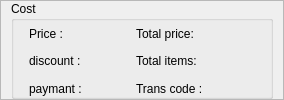
                  <widget class="QFrame" name="phoneform_cost_section">
                   <property name="minimumSize">
                    <size>
                     <width>284</width>
                     <height>0</height>
                    </size>
                   </property>
                   <property name="maximumSize">
                    <size>
                     <width>600</width>
                     <height>16777215</height>
                    </size>
                   </property>
                   <property name="styleSheet">
                    <string notr="true"/>
                   </property>
                   <property name="frameShape">
                    <enum>QFrame::StyledPanel</enum>
                   </property>
                   <property name="frameShadow">
                    <enum>QFrame::Raised</enum>
                   </property>
                   <layout class="QVBoxLayout" name="verticalLayout_8">
                    <property name="spacing">
                     <number>0</number>
                    </property>
                    <property name="leftMargin">
                     <number>10</number>
                    </property>
                    <property name="topMargin">
                     <number>0</number>
                    </property>
                    <property name="rightMargin">
                     <number>10</number>
                    </property>
                    <property name="bottomMargin">
                     <number>0</number>
                    </property>
                    <item>
                     <widget class="QGroupBox" name="cost_group">
                      <property name="styleSheet">
                       <string notr="true"/>
                      </property>
                      <property name="title">
                       <string>Cost</string>
                      </property>
                      <layout class="QGridLayout" name="gridLayout_7">
                       <property name="leftMargin">
                        <number>15</number>
                       </property>
                       <property name="topMargin">
                        <number>5</number>
                       </property>
                       <property name="rightMargin">
                        <number>20</number>
                       </property>
                       <property name="bottomMargin">
                        <number>0</number>
                       </property>
                       <property name="horizontalSpacing">
                        <number>7</number>
                       </property>
                       <property name="verticalSpacing">
                        <number>12</number>
                       </property>
                       <item row="0" column="0">
                        <widget class="QLabel" name="label_9">
                         <property name="text">
                          <string>Price :</string>
                         </property>
                        </widget>
                       </item>
                       <item row="1" column="0">
                        <widget class="QLabel" name="label_10">
                         <property name="styleSheet">
                          <string notr="true"/>
                         </property>
                         <property name="text">
                          <string>discount :</string>
                         </property>
                        </widget>
                       </item>
                       <item row="3" column="0">
                        <widget class="QLabel" name="label_12">
                         <property name="text">
                          <string>paymant :</string>
                         </property>
                        </widget>
                       </item>
                       <item row="3" column="1">
                        <widget class="QFrame" name="payment">
                         <property name="styleSheet">
                          <string notr="true">\</string>
                         </property>
                         <property name="frameShape">
                          <enum>QFrame::NoFrame</enum>
                         </property>
                         <property name="frameShadow">
                          <enum>QFrame::Raised</enum>
                         </property>
                         <layout class="QVBoxLayout" name="phone_payment_edit">
                          <property name="leftMargin">
                           <number>0</number>
                          </property>
                          <property name="topMargin">
                           <number>0</number>
                          </property>
                          <property name="rightMargin">
                           <number>0</number>
                          </property>
                          <property name="bottomMargin">
                           <number>0</number>
                          </property>
                         </layout>
                        </widget>
                       </item>
                       <item row="1" column="1">
                        <widget class="QFrame" name="frame_27">
                         <property name="styleSheet">
                          <string notr="true"/>
                         </property>
                         <property name="frameShape">
                          <enum>QFrame::NoFrame</enum>
                         </property>
                         <property name="frameShadow">
                          <enum>QFrame::Raised</enum>
                         </property>
                         <layout class="QVBoxLayout" name="phone_discount_edit">
                          <property name="leftMargin">
                           <number>0</number>
                          </property>
                          <property name="topMargin">
                           <number>0</number>
                          </property>
                          <property name="rightMargin">
                           <number>0</number>
                          </property>
                          <property name="bottomMargin">
                           <number>0</number>
                          </property>
                         </layout>
                        </widget>
                       </item>
                       <item row="0" column="1">
                        <widget class="QFrame" name="frame_26">
                         <property name="styleSheet">
                          <string notr="true"/>
                         </property>
                         <property name="frameShape">
                          <enum>QFrame::NoFrame</enum>
                         </property>
                         <property name="frameShadow">
                          <enum>QFrame::Raised</enum>
                         </property>
                         <layout class="QVBoxLayout" name="phone_price_edit">
                          <property name="leftMargin">
                           <number>0</number>
                          </property>
                          <property name="topMargin">
                           <number>0</number>
                          </property>
                          <property name="rightMargin">
                           <number>0</number>
                          </property>
                          <property name="bottomMargin">
                           <number>0</number>
                          </property>
                         </layout>
                        </widget>
                       </item>
                       <item row="1" column="3">
                        <widget class="QFrame" name="frame_28">
                         <property name="styleSheet">
                          <string notr="true">\</string>
                         </property>
                         <property name="frameShape">
                          <enum>QFrame::NoFrame</enum>
                         </property>
                         <property name="frameShadow">
                          <enum>QFrame::Raised</enum>
                         </property>
                         <layout class="QVBoxLayout" name="phone_total_item_frame">
                          <property name="leftMargin">
                           <number>0</number>
                          </property>
                          <property name="topMargin">
                           <number>0</number>
                          </property>
                          <property name="rightMargin">
                           <number>0</number>
                          </property>
                          <property name="bottomMargin">
                           <number>0</number>
                          </property>
                         </layout>
                        </widget>
                       </item>
                       <item row="0" column="2">
                        <widget class="QLabel" name="label_6">
                         <property name="text">
                          <string>Total price:</string>
                         </property>
                        </widget>
                       </item>
                       <item row="3" column="2">
                        <widget class="QLabel" name="label_46">
                         <property name="text">
                          <string>Trans code :</string>
                         </property>
                        </widget>
                       </item>
                       <item row="3" column="3">
                        <widget class="QFrame" name="frame_56">
                         <property name="frameShape">
                          <enum>QFrame::NoFrame</enum>
                         </property>
                         <property name="frameShadow">
                          <enum>QFrame::Raised</enum>
                         </property>
                         <layout class="QVBoxLayout" name="phone_tans_code_frame">
                          <property name="spacing">
                           <number>0</number>
                          </property>
                          <property name="leftMargin">
                           <number>0</number>
                          </property>
                          <property name="topMargin">
                           <number>0</number>
                          </property>
                          <property name="rightMargin">
                           <number>0</number>
                          </property>
                          <property name="bottomMargin">
                           <number>0</number>
                          </property>
                         </layout>
                        </widget>
                       </item>
                       <item row="0" column="3">
                        <widget class="QFrame" name="frame_57">
                         <property name="frameShape">
                          <enum>QFrame::NoFrame</enum>
                         </property>
                         <property name="frameShadow">
                          <enum>QFrame::Raised</enum>
                         </property>
                         <layout class="QVBoxLayout" name="phone_total_price_frame">
                          <property name="spacing">
                           <number>0</number>
                          </property>
                          <property name="leftMargin">
                           <number>0</number>
                          </property>
                          <property name="topMargin">
                           <number>0</number>
                          </property>
                          <property name="rightMargin">
                           <number>0</number>
                          </property>
                          <property name="bottomMargin">
                           <number>0</number>
                          </property>
                         </layout>
                        </widget>
                       </item>
                       <item row="1" column="2">
                        <widget class="QLabel" name="label_11">
                         <property name="text">
                          <string>Total items:</string>
                         </property>
                        </widget>
                       </item>
                      </layout>
                     </widget>
                    </item>
                   </layout>
                  </widget>
